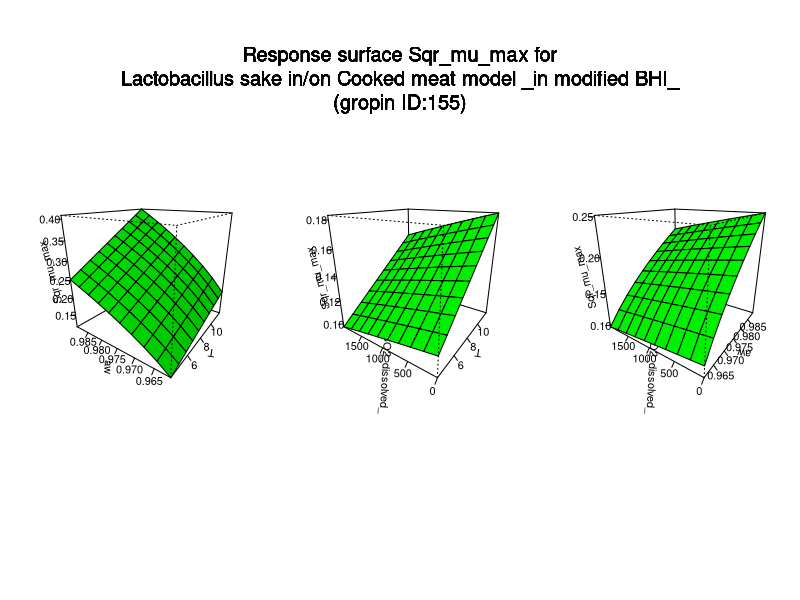

Reproduce this figure in R.
#############################
# start of Parameter script
#############################
T <- seq(4.004,11.988011988012,length.out=10)
aw <- seq(0.961238761238761,0.9892883,length.out=10)
CO2_dissolved_ <- seq(0,1984.01598401598,length.out=10)
#############################
# end of Parameter script
#############################
############################# 
# start of Model script Gropin ID 155 
#############################
 
# constant coefficients for this model
a <- 0.001187
awmin <- 0.9542
Tmin <- -8.81
CO2max <- 7799
 
variables <- data.frame(T,aw,CO2_dissolved_)
argumentsPar <- unique.data.frame(expand.grid(variables))
 
# heart of the model
response_surface <- function(T,aw,CO2_dissolved_) {
   mumax <-(a*(T-Tmin)*sqrt((aw-awmin)*(CO2max-CO2_dissolved_)))

	return(mumax=mumax)
} 

# output parameters
responseSurface <- cbind(argumentsPar,response_surface(argumentsPar['T'],argumentsPar['aw'],argumentsPar['CO2_dissolved_']))
colnames(responseSurface) <- c(colnames(argumentsPar),'Sqrmumax')
#############################
# End of Model script
#############################
############################# 
# start of Visualisation script Gropin ID 155 
#############################
titleText <-'Response surface Sqr_mu_max for
Lactobacillus sake in/on Cooked meat model _in modified BHI_
(gropin ID:155)'
argPar1 <- unique.data.frame(expand.grid(T,aw))
argPar2 <- unique.data.frame(expand.grid(T,CO2_dissolved_))
argPar3 <- unique.data.frame(expand.grid(aw,CO2_dissolved_))
z1 <- matrix(unlist(response_surface(T = argPar1[1],aw = argPar1[2],CO2_dissolved_ = CO2_dissolved_[1])),nrow=10)
z2 <- matrix(unlist(response_surface(T = argPar2[1],CO2_dissolved_ = argPar2[2],aw = aw[1])),nrow=10)
z3 <- matrix(unlist(response_surface(aw = argPar3[1],CO2_dissolved_ = argPar3[2],T = T[1])),nrow=10)
# adding precaution if response surface is zero
myZLim1 <- range(z1)
if(myZLim1[1] == myZLim1[2]) myZLim1[2] <- myZLim1[2]+1
myZLim2 <- range(z2)
if(myZLim2[1] == myZLim2[2]) myZLim2[2] <- myZLim2[2]+1
myZLim3 <- range(z3)
if(myZLim3[1] == myZLim3[2]) myZLim3[2] <- myZLim3[2]+1
if(length(T)>1 & length(aw)>1 & length(CO2_dissolved_)>1) {
	par(mfrow = c(1,3))
	persp(T,aw,z1,col = 'green',xlab='T',ylab='aw',zlab='Sqr_mu_max',zlim=myZLim1,theta=305,phi=20,shade=0.25,ticktype = 'detailed')
	persp(T,CO2_dissolved_,z2,col = 'green',xlab='T',ylab='CO2_dissolved_',zlab='Sqr_mu_max',zlim=myZLim2,theta=305,phi=20,shade=0.25,ticktype = 'detailed')
	persp(aw,CO2_dissolved_,z3,col = 'green',xlab='aw',ylab='CO2_dissolved_',zlab='Sqr_mu_max',zlim=myZLim3,theta=305,phi=20,shade=0.25,ticktype = 'detailed')
	mtext(titleText,outer=T,  cex=1.2, line=-8.5, side=3)
} else {
		myPars <- unique.data.frame(expand.grid(T,aw,CO2_dissolved_))
		myZ <-matrix(unlist(response_surface(myPars[,1],myPars[,2],myPars[,3])),nrow=10)
		myZLim <- range(myZ)
if(myZLim[1] == myZLim[2]) myZLim[2] <- myZLim[2]+1
	if(length(CO2_dissolved_)==1) {
		persp(T,aw,myZ,col = 'green',xlab='T',ylab='aw',zlab='Sqr_mu_max',main=titleText,sub=paste('other variable: CO2_dissolved_ =',round(CO2_dissolved_,digits = 2)),zlim=myZLim,theta=305,phi=20,shade=0.25,ticktype = 'detailed')
	}
	if(length(aw)==1) {
		persp(T,CO2_dissolved_,myZ,col = 'green',xlab='T',ylab='CO2_dissolved_',zlab='Sqr_mu_max',main=titleText,sub=paste('other variable: aw =',round(aw,digits = 2)),zlim=myZLim,theta=305,phi=20,shade=0.25,ticktype = 'detailed')
	}
	if(length(T)==1) {
		persp(aw,CO2_dissolved_,myZ,col = 'green',xlab='aw',ylab='CO2_dissolved_',zlab='Sqr_mu_max',main=titleText,sub=paste('other variable: T =',round(T,digits = 2)),zlim=myZLim,theta=305,phi=20,shade=0.25,ticktype = 'detailed')
	}
}
#############################
# End of Visualisation script
#############################
